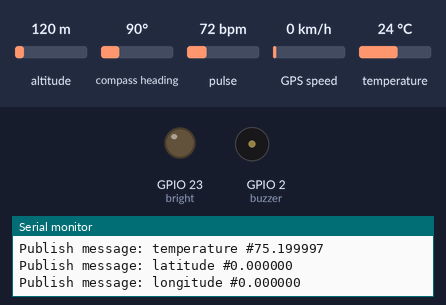
A sketch run on a simulated ESP32. Parts: output pins drawn as LEDs (lit = HIGH), buzzer (waves = sounding, pin HIGH), the last lines printed to the serial monitor. The test bench sets the inputs (shaded band); at power-on: pulse 72 bpm, altitude 120 m, compass heading 90°, GPS speed 0 km/h, temperature 24 °C. WiFi joins after 1.5 s; servers stay silent unless stated; the GPS gets a fix after 3 s at 37.7749, -122.4194 with 8 satellites; no MQTT or app messages arrive unless stated.

Above: at 7.7 s.
7.8 s: pulse set to 59 bpm
11.2 s: pulse set to 55 bpm
At 15.0 s:
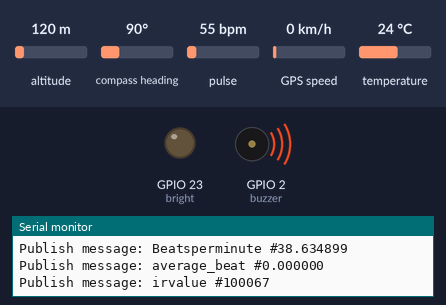
15.3 s: pulse set to 70 bpm
At 20.1 s:
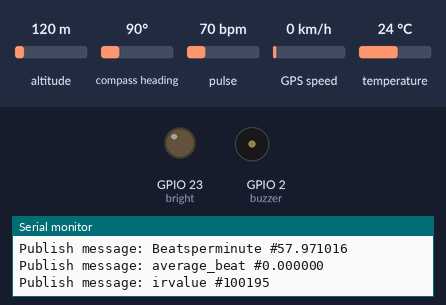
Timing chart, 0 to 21.6 s (numbered marks = the images above; inputs shaded):
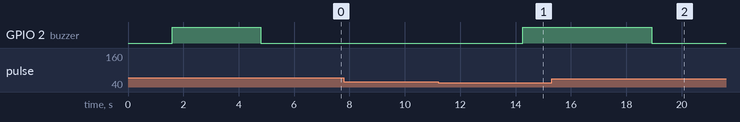

Measured:
- the behaviour switches between 57 and 56 bpm on pulse (found by bisection; images 0 and 1)
- after the input at 11.2 s, GPIO 2 (buzzer): LOW → HIGH after 3.1 s
- after the input at 15.3 s, GPIO 2 (buzzer): HIGH → LOW after 3.6 s

The sketch:

heart_rtos_implement.ino
```cpp
#include <WiFi.h>
#include <PubSubClient.h>
#include <Wire.h>
#include "MAX30105.h"
#include "heartRate.h"
#include <freertos/FreeRTOS.h>
#include <freertos/task.h>
#include <TinyGPS++.h>


// Update these with values suitable for your network and MQTT broker
const char* ssid = "yaswanth";
const char* password = "123456789";
const char* mqtt_server = "192.168.238.15";
const char* mqtt_user = "yesh";
const char* mqtt_password = "yesh@123";

#define bright 23
const int buzzer = 2;
#define LM75_ADDRESS 0x48  // LM75 I2C address

#define MSG_BUFFER_SIZE (50)
#define GPS_BAUDRATE 9600   // The default baudrate of NEO-6M is 9600
char msg[MSG_BUFFER_SIZE];  //string to publish the data
char bpm[MSG_BUFFER_SIZE];
char avg_bpm[MSG_BUFFER_SIZE];
char oxy_spo2[MSG_BUFFER_SIZE];
char temp[MSG_BUFFER_SIZE];
char lat[MSG_BUFFER_SIZE];
char lon[MSG_BUFFER_SIZE];

const byte RATE_SIZE = 4;  //Increase this for more averaging. 4 is good.
byte rates[RATE_SIZE];     //Array of heart rates
byte rateSpot = 0;
long lastBeat = 0;     //Time at which the last beat occurred
float beatsPerMinute;  //heart rate
int beatAvg;           //average of four heartrates
// const int buzzer = 2;
#define core 1

WiFiClient espClient;
PubSubClient client(espClient);
MAX30105 particleSensor;
TinyGPSPlus gps;  // the TinyGPS++ object


//   We start by connecting to a WiFi network
void setup_wifi() {
  delay(10);
  Serial.println();
  Serial.print("Connecting to ");
  Serial.println(ssid);
  WiFi.mode(WIFI_STA);  //code to connect esp32 module
  WiFi.begin(ssid, password);

  while (WiFi.status() != WL_CONNECTED) {
    delay(500);
    Serial.print(".");
  }

  Serial.println("");
  Serial.println("WiFi connected");
  Serial.println("IP address: ");
  Serial.println(WiFi.localIP());
}


//   to subscribe to mqtt broker
void callback(char* topic, byte* payload, unsigned int length) {
  Serial.print("Message arrived [");
  Serial.print(topic);
  Serial.print("] ");
  for (int i = 0; i < length; i++) {
    Serial.print((char)payload[i]);
  }
  Serial.println();
  //  if ((char)payload[0] == '1') {
  //   digitalWrite(BUILTIN_LED, LOW);   // Turn the LED on (Note that LOW is the voltage level
  //   // but actually the LED is on; this is because
  //   // it is active low on the ESP-01)
  // } else {
  //   digitalWrite(BUILTIN_LED, HIGH);  // Turn the LED off by making the voltage HIGH
  // }
}


void reconnect() {
  // Loop until we're reconnected
  while (!client.connected()) {
    Serial.print("Attempting MQTT connection...");
    // Attempt to connect
    if (client.connect("CL_ID_1", mqtt_user, mqtt_password)) {
      // to establishing connection between esp32 and mqtt broker
      Serial.println("connected");
      // Once connected, publish an announcement...
      client.publish("irValue", "infrared");
      snprintf(bpm, MSG_BUFFER_SIZE, "%f", beatsPerMinute);
      client.publish("heart rate", bpm);
      // ... and resubscribe
      client.subscribe("inTopic");
    } else {
      Serial.print("failed, rc=");
      Serial.print(client.state());
      Serial.println(" try again in 5 seconds");
      // Wait 5 seconds before retrying
      delay(5000);
    }
  }
}


float readTemperature() {
  Wire.beginTransmission(LM75_ADDRESS);  // Start communication with LM75 at specified address
  Wire.write(0x00);  // Select LM75 register for temperature reading
  Wire.endTransmission();  // End the transmission

  delay(100);  // Wait for the LM75 to complete the temperature conversion

  Wire.requestFrom(LM75_ADDRESS, 2);  // Request 2 bytes of data from LM75
  while (Wire.available() < 2);  // Wait until data is available

  int16_t rawTemperature = Wire.read() << 8 | Wire.read();  // Combine two bytes into a 16-bit raw temperature value
  float temperature = rawTemperature / 256.0;  // Convert raw temperature to Celsius
  // The LM75 has a resolution of 0.5°C per bit, and dividing by 256 gives the temperature in degrees Celsius.
  return temperature;  // Return the temperature value
}


TaskHandle_t heartBeatTaskHandle, oxygenRateTaskHandle, temperatureTaskHandle, gpsTaskHandle;

void heartBeatTask(void* data) {
  while (1) {
    if (!client.connected()) {  //mqtt client not currently connected
      reconnect();              //reconnect broker
    }
    client.loop();

    long irValue = particleSensor.getIR();
    uint32_t redValue = particleSensor.getRed();

    if (checkForBeat(irValue) == true)  // Perform analysis on the IR signal to detect a beat // compare the current IR value with a threshold // If the signal crosses the threshold, consider it a beat
    {
      //We sensed a beat!
      long delta = millis() - lastBeat;  //delta - difference between two heart beats. current time - last time of heart beat
      lastBeat = millis();               //number of milliseconds since the board started running the current program.

      beatsPerMinute = 60 / (delta / 1000.0);  //(delta/1000.0) convert to seconds
      //This expression calculates the number of beats per minute.
      //The formula for BPM is typically expressed as "beats per minute = 60 / (time in seconds between beats)." Therefore, dividing 60 by the time in seconds between beats gives the BPM.

      if (beatsPerMinute < 255 && beatsPerMinute > 20) {
        rates[rateSpot++] = (byte)beatsPerMinute;  //Store this reading in the array
        rateSpot %= RATE_SIZE;                     //Wrap variable
        //after storing again make ratespot to zero 4%4 is 0
        //Take average of readings
        beatAvg = 0;
        for (byte x = 0; x < RATE_SIZE; x++)
          beatAvg += rates[x];
        beatAvg /= RATE_SIZE;
      }
    }

    if (beatAvg < 50) {
      digitalWrite(buzzer, HIGH);
      // Buzzer_ALARM();
    } else {
      digitalWrite(buzzer, LOW);
    }


    snprintf(bpm, MSG_BUFFER_SIZE, "Beatsperminute #%lf", beatsPerMinute);
    Serial.print("Publish message: ");
    Serial.println(bpm);
    client.publish("heart rate", bpm);

    snprintf(avg_bpm, MSG_BUFFER_SIZE, "average_beat #%lf", beatAvg);
    Serial.print("Publish message: ");
    Serial.println(avg_bpm);
    client.publish("average heart rate", avg_bpm);


    snprintf(msg, MSG_BUFFER_SIZE, "irvalue #%ld", irValue);
    Serial.print("Publish message: ");
    Serial.println(msg);
    client.publish("irValue", msg);

    vTaskDelay(pdMS_TO_TICKS(500));  // Delay for 500 milliseconds
  }
  vTaskDelete(NULL);
}

//oxygen task
void oxygenRateTask(void* data) {
  while (1) {
    if (!client.connected()) {  //mqtt client not currently connected
      reconnect();              //reconnect broker
    }
    client.loop();

    long irValue = particleSensor.getIR();
    uint32_t redValue = particleSensor.getRed();


    float ratio = static_cast<float>(redValue) / static_cast<float>(irValue);
    float spo2 = -45.060 * pow(ratio, 2) + 30.354 * ratio + 94.845;
    //The quadratic equation is a calibration curve that relates the ratio of red to infrared signals to the SpO2 level. The coefficients (-45.060, 30.354, and 94.845) in the equation are specific to the calibration of the sensor and may vary based on the sensor model or manufacturer.

    // maxim_heart_rate_and_oxygen_saturation(irBuffer, bufferLength, redBuffer, &spo2, &validSPO2, &heartRate, &validHeartRate);

    snprintf(oxy_spo2, MSG_BUFFER_SIZE, "oxygen percent #%lf %", spo2);
    Serial.print("Publish message: ");
    Serial.println(oxy_spo2);
    client.publish("oxygen percentage", oxy_spo2);

    if (spo2 < 60) {
      for (int x = 0; x < 255; x++) {
        analogWrite(23, x);
        delay(1);
      }
      for (int x = 255; x > 0; x--) {
        analogWrite(23, x);
        delay(1);
      }
    }


    vTaskDelay(pdMS_TO_TICKS(500));  // Delay for 500 milliseconds
  }
  vTaskDelete(NULL);
}

void temperatureTask(void* data) {
  while (1) {
    if (!client.connected()) {  //mqtt client not currently connected
      reconnect();              //reconnect broker
    }
    client.loop();     // client to perform background tasks
  //mataining mqtt connection

    //temperature readings
    // need to use lm75 sensor
    float temperatureF = particleSensor.readTemperatureF();

    //  float temperature = readTemperature();  // Call the function to read temperature


    snprintf(temp, MSG_BUFFER_SIZE, "temperature #%lf %", temperatureF);
    Serial.print("Publish message: ");
    Serial.println(temp);
    client.publish("temperature ", temp);

    vTaskDelay(pdMS_TO_TICKS(500));  // Delay for 500 milliseconds
  }
  vTaskDelete(NULL);
}

void gpsTask(void* data) {
  while (1) {
    if (!client.connected()) {  //mqtt client not currently connected
      reconnect();              //reconnect broker
    }
    client.loop();    // client to perform background tasks
  //mataining mqtt connection

    if (Serial2.available() > 0) {
      if (gps.encode(Serial2.read())) {
        if (gps.location.isValid()) {
          Serial.print("- latitude: ");
          Serial.println(gps.location.lat());

          Serial.print("- longitude: ");
          Serial.println(gps.location.lng());

          Serial.print("- altitude: ");
          if (gps.altitude.isValid())
            Serial.println(gps.altitude.meters());
          else
            Serial.println("INVALID");
        } else {
          Serial.println("- location: INVALID");
        }

        Serial.print("- speed: ");
        if (gps.speed.isValid()) {
          Serial.print(gps.speed.kmph());
          Serial.println(" km/h");
        } else {
          Serial.println("INVALID");
        }

        Serial.print(F("- GPS date&time: "));
        if (gps.date.isValid() && gps.time.isValid()) {
          Serial.print(gps.date.year());
          Serial.print(F("-"));  // F() to store strings in Flash memory is a memory optimization technique on Arduino.
          Serial.print(gps.date.month());
          Serial.print(F("-"));
          Serial.print(gps.date.day());
          Serial.print(F(" "));
          Serial.print(gps.time.hour());
          Serial.print(F(":"));
          Serial.print(gps.time.minute());
          Serial.print(F(":"));
          Serial.println(gps.time.second());
        } else {
          Serial.println(F("INVALID"));
        }

        Serial.println();
      }
    }

    if (millis() > 5000 && gps.charsProcessed() < 10)
      Serial.println(F("No GPS data received: check wiring"));


    snprintf(lat, MSG_BUFFER_SIZE, "latitude #%lf ", gps.location.lat());
    Serial.print("Publish message: ");
    Serial.println(lat);
    client.publish("latitude ", lat);

    snprintf(lon, MSG_BUFFER_SIZE, "longitude #%lf ", gps.location.lng());
    Serial.print("Publish message: ");
    Serial.println(lon);
    client.publish("longitude ", lon);

    vTaskDelay(pdMS_TO_TICKS(500));  // Delay for 500 milliseconds
  }
  vTaskDelete(NULL);
}


void setup() {
  pinMode(buzzer, OUTPUT);
  pinMode(bright, OUTPUT);
  Serial.begin(115200);
  setup_wifi();                         // connecting mc to wifi
  client.setServer(mqtt_server, 1883);  // set the broker details
  client.setCallback(callback);         //It sets the callback function to handle incoming messages. Whenever a message is received from the MQTT broker, this function (callback) will be invoked automatically to process the message.

  Serial.println("Initializing...");                // Initialize max30102 sensor
  if (!particleSensor.begin(Wire, I2C_SPEED_FAST))  //Use default I2C port, 400kHz speed
  {
    Serial.println("MAX30102 was not found. Please check wiring/power. ");
    while (1)
      ;
  }
  //If the sensor initialization fails, the code enters an infinite loop (while(1)) to halt the program execution. This is a way to stop further execution, as the sensor is not functioning as expected.
  Serial.println("Place your index finger on the sensor with steady pressure.");

  // byte ledBrightness = 60; //Options: 0=Off to 255=50mA
  // byte sampleAverage = 4; //Options: 1, 2, 4, 8, 16, 32
  // byte ledMode = 2; //Options: 1 = Red only, 2 = Red + IR, 3 = Red + IR + Green
  // byte sampleRate = 100; //Options: 50, 100, 200, 400, 800, 1000, 1600, 3200
  // int pulseWidth = 411; //Options: 69, 118, 215, 411
  // int adcRange = 4096; //Options: 2048, 4096, 8192, 16384
  //configuration settings

  // particleSensor.setup(ledBrightness, sampleAverage, ledMode, sampleRate, pulseWidth, adcRange); //Configure sensor with these settings

  particleSensor.setup();


  //Task Creations
  //part1
  xTaskCreatePinnedToCore(heartBeatTask, "heartBeatTask", 2048, NULL, 6, &heartBeatTaskHandle, core);
  xTaskCreatePinnedToCore(oxygenRateTask, "oxygenRateTask", 2048, NULL, 6, &oxygenRateTaskHandle, core);
  xTaskCreatePinnedToCore(temperatureTask, "temperatureTask", 2048, NULL, 6, &temperatureTaskHandle, core);
  xTaskCreatePinnedToCore(gpsTask, "gpsTask", 2048, NULL, 6, &gpsTaskHandle, core);
}

void loop() {
}
```
